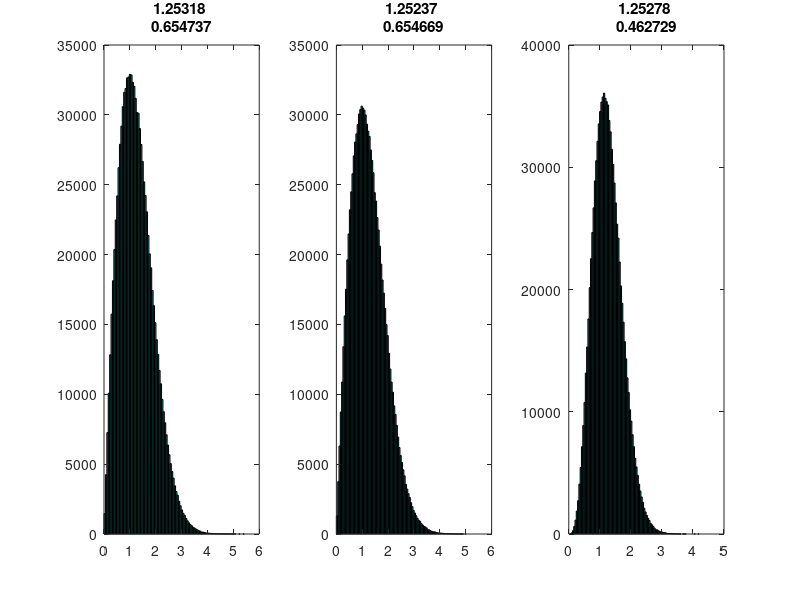

Reproduce this figure in MATLAB.
a=0;b=0;
S1=a+randn(1,1000000);
S2=b+randn(1,1000000);
C=sqrt(S1.^2+S2.^2)-sqrt(a*a+b*b);
figure(1);clf;subplot(1,3,1);hist(C,100);
title([mean(C) std(C)]);
S3=a+randn(1,1000000);
S4=b+randn(1,1000000);
D=sqrt(S3.^2+S4.^2)-sqrt(a*a+b*b);
subplot(1,3,2);hist(D,100);
title([mean(D) std(D)]);
E=(C+D)/2;
subplot(1,3,3);hist(E,100);
title([mean(E) std(E)]);